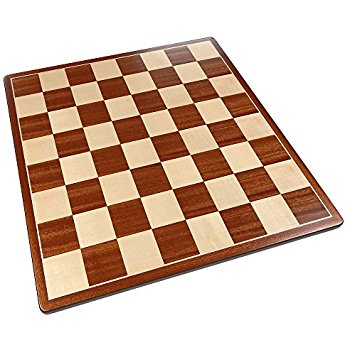
#> input picture opencv/2-Features/1-detection/chessboard.jpg, 350 x 350 px
$ python 3-fast.py
#> lines starting #> are read from the running program, lines starting #| are printed output that depends on the picture
import numpy as np
import cv2
from matplotlib import pyplot as plt

img_color = cv2.imread('chessboard.jpg')
#> img_color is the input picture: shape (350, 350, 3); mean B, G, R 173.5, 189.2, 213.2
img = cv2.cvtColor(img_color,cv2.COLOR_BGR2GRAY)
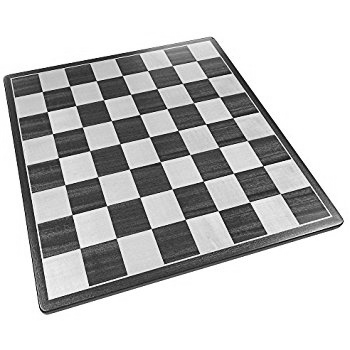
#> img: shape (350, 350); min 1, max 255, mean 194.6

# Initiate FAST object with default values
fast = cv2.FastFeatureDetector_create(threshold=25)

# find and draw the keypoints
kp = fast.detect(img, None)
#> kp = 905 keypoints; strongest (x, y, size): (288, 158, 7), (45, 257, 7), (89, 284, 7), (142, 116, 7)
img2 = cv2.drawKeypoints(img, kp, None, color=(255,0,0))
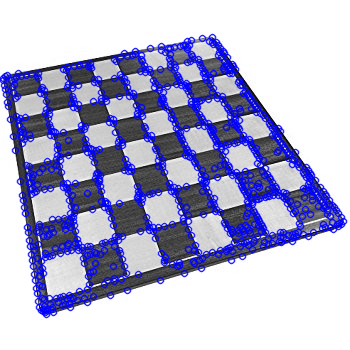
#> img2: shape (350, 350, 3); mean of channels 0, 1, 2 211.6, 178.1, 178.1; drawn as B, G, R

# Print all default params
print ("Threshold: ", fast.getThreshold())
print("nonmaxSuppression: ", fast.getNonmaxSuppression())
print("neighborhood: ", fast.getType())
print ("Total Keypoints with nonmaxSuppression: ", len(kp))
#| Total Keypoints with nonmaxSuppression:  905

cv2.imwrite('fast_true.png',img2)

# Disable nonmaxSuppression
fast.setNonmaxSuppression(0)
kp = fast.detect(img,None)
#> kp = 2024 keypoints; strongest (x, y, size): (210, 36, 7), (211, 37, 7), (212, 37, 7), (202, 38, 7)

print ("Total Keypoints without nonmaxSuppression: ", len(kp))
#| Total Keypoints without nonmaxSuppression:  2024

img3 = cv2.drawKeypoints(img, kp,None, color=(255,0,0))
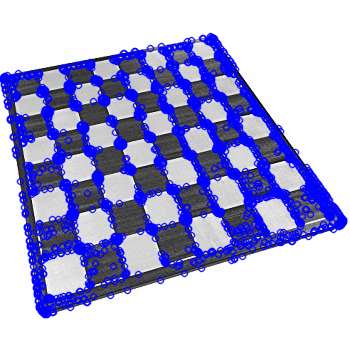
#> img3: shape (350, 350, 3); mean of channels 0, 1, 2 216.8, 172.2, 172.2; drawn as B, G, R

cv2.imwrite('fast_false.png',img3)

$ run again, with opencv/2-Features/1-detection/formas.jpg copied over opencv/2-Features/1-detection/chessboard.jpg
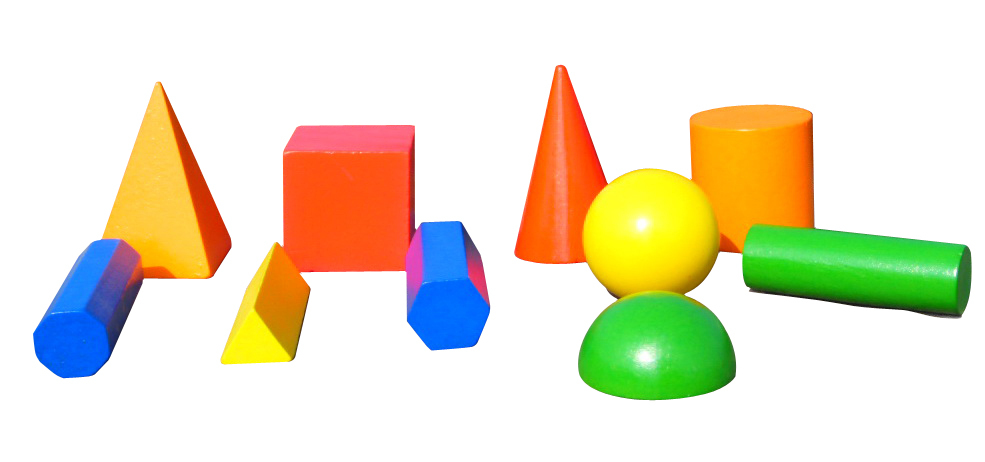
#> input picture opencv/2-Features/1-detection/formas.jpg, 985 x 462 px
#> img_color is the input picture: shape (462, 985, 3); mean B, G, R 201, 225.9, 231.8
#> `img = cv2.cvtColor(img_color,cv2.COLOR_BGR2GRAY)`:
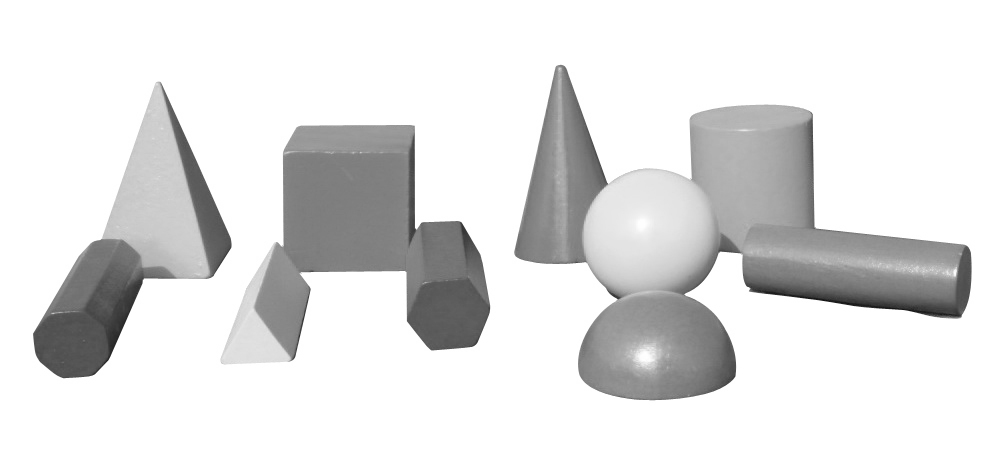
#> img: shape (462, 985); min 14, max 255, mean 224.9
#> `kp = fast.detect(img, None)`: kp = 122 keypoints; strongest (x, y, size): (746, 285, 7), (749, 288, 7), (720, 252, 7), (686, 293, 7)
#| Total Keypoints with nonmaxSuppression:  122
#> `kp = fast.detect(img,None)`: kp = 450 keypoints; strongest (x, y, size): (557, 65, 7), (558, 65, 7), (560, 65, 7), (561, 65, 7)
#| Total Keypoints without nonmaxSuppression:  450
